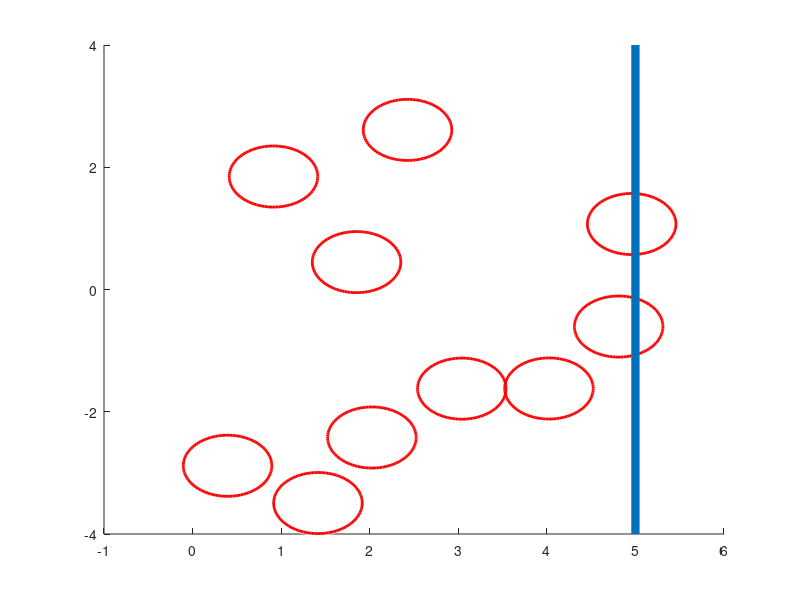

This chart was generated by the following MATLAB code: (Note: this script raises an error after producing the figure.)
%% save the entry from the 

%%% pole generator
%%%%%%%%%%%%%%%%%%%%%%%%%%%%%%%%%%%
area = [0,5; -4,4]; % first row x-boundaries, second row y-boundaries
%%
nPoles = 10;
poles = zeros(2,nPoles);
poles(1, :) = rand(1, nPoles)*diff(area(1,:)) + area(1,1);
poles(2, :) = rand(1, nPoles)*diff(area(2,:)) + area(2,1);

%
polesTooClose = 1;

closenessTresh = 0.8;
while polesTooClose
    D = squareform(pdist(poles'));
    linIdx = find(triu(D,1) < closenessTresh & triu(D,1) >0);
    if isempty(linIdx)
        polesTooClose = 0;
        continue
    end
    %poles(:, probPoleIdx) = [];
    [probPoleIdx, ~] = ind2sub(size(D), linIdx);
    nNewPoles = numel(probPoleIdx);
    poles(1, probPoleIdx) = rand(1, nNewPoles)*diff(area(1,:)) + area(1,1);
    poles(2, probPoleIdx) = rand(1, nNewPoles)*diff(area(2,:)) + area(2,1);
end

%%
r = 0.5;
figure(1); clf;
viscircles(poles', r*ones(1,length(poles)))
hold on
targetLine = plot(area(1,[2,2]), area(2,:), 'LineWidth',6);
targetLine.Color(4) = 0.5;
%plot(poles(1,:), poles(2,:), 'o')
axis equal
xlim(area(1,:)+[0,1])
ylim(area(2,:))

%lineSeg = [1,1; 3.8,0];

lineSeg(1, :) = rand(1, 2)*diff(area(1,:)) + area(1,1);
lineSeg(2, :) = rand(1, 2)*diff(area(2,:)) + area(2,1);

plot(lineSeg(:,1), lineSeg(:,2), 'LineWidth', 4)
% %%%%%%%%%%%%
%%% collision test
%%%%%%%%%%%%%%%%%%%%%%%%%%%%%%%%%%%%%%%%%%%%%%
% assume poles in (2,n)
d = diff(lineSeg,1,1);
f = lineSeg(1,:) - poles';

a = d*d'; % length 1 (line segment)
b = 2*sum(f .* d, 2); % length n
c = sum(f.^2,2)-r^2; % length n

discriminant = b.^2 - 4*a*c;

potCollision = discriminant > 0;


%
% TODO: possibly refactor, default to collision, for sake of safety, and
% only change to 0?
if ~any(potCollision)
    collision = 0;
    disp('here')
else
    discriminant = sqrt(discriminant);
    t1 = (-b(potCollision) - discriminant(potCollision))/(2*a);
    t2 = (-b(potCollision) + discriminant(potCollision))/(2*a);
    % 3x HIT cases:
    %          -o->             --|-->  |            |  --|->
    % Impale(t1 hit,t2 hit), Poke(t1 hit,t2>1), ExitWound(t1<0, t2 hit)
    % (hit between 0, 1)
    if any((t1 >= 0 & t1 <= 1) | (t2 >= 0 & t2 <= 1))
        % first check tests impale, poke, second checks exit wound
        collision = 1;
    else
        collision = 0;  
    end
end
collision
% testing
t1 = (-b(potCollision) - discriminant(potCollision))/(2*a);
t2 = (-b(potCollision) + discriminant(potCollision))/(2*a);
idx = (t1 >= 0 & t1 <= 1) | (t2 >= 0 & t2 <= 1);

colPoles = poles(:, potCollision);

plot(colPoles(1, idx), colPoles(2, idx), 'x');

%% %%%%%%%%%%%%%%%%%%%%%%%%%%%%%%%%%%%%%
% route planning
%%%%%%%%%%%%%%%%%%%%%%%%%
%%%%%%%%%%%%%%%%%%%%%%%%%%
state = [0,0,0];
rPlan = plan(state, area);
%
tic
rPlan.buildTreeStar(poles);
toc
%%
tic
rPlan.Astar([2, -1, 0])
toc
%%
%
%
figure(4); clf;
viscircles(poles', rPlan.radius*ones(1,length(poles)));
hold on
targetLine = plot(area(1,[2,2]), area(2,:), 'LineWidth',6);
targetLine.Color(4) = 0.5;
%plot(poles(1,:), poles(2,:), 'o')
axis equal
xlim(area(1,:)+[0,1])
ylim(area(2,:))

scatter(rPlan.tree.points(:,1), rPlan.tree.points(:,2), 10, 'filled');
[I,J] = ind2sub(size(rPlan.tree.adj), find(triu(rPlan.tree.adj,1)));
x = [rPlan.tree.points(I, 1)'; rPlan.tree.points(J,1)'];
y = [rPlan.tree.points(I, 2)'; rPlan.tree.points(J,2)'];
line(x, y, 'Color', [0.4 0.4 0.4 0.4]);
plot(rPlan.target.coords(1), rPlan.target.coords(2), 'o')

%
srcidx = rPlan.path(1:end-1);
tgtidx = rPlan.path(2:end);
x = [rPlan.tree.points(srcidx, 1)'; rPlan.tree.points(tgtidx,1)'];
y = [rPlan.tree.points(srcidx, 2)'; rPlan.tree.points(tgtidx,2)'];
line(x, y, 'Color', [0.4 0.4 0.4 1], 'LineWidth', 3);

%%


%%
% write a thing robot integration, while loop with long pause, 
% grabbing stuff from sensors, 
% run slam
% run planner
% display poles, tree (faint), and path, and robot as point
% display robot and poles, maybe with confidence circle?, lidar bits
% display images,

% simple controller test, give single goal, with time limit for how long
% the signal is non-zero
%% %%%%%%%%%%%%%%%%%%%%%%%%
% wheel odom tests
%%%%%%%%%%%%%%%%%%%%%%%%%%%%%%%%%%%%%%%%%%%%%%%%%%%
n = 10;
-wheel_od{n}.destination_timestamp+ wheel_od{n}.source_timestamp
%%
for i = 1:5
wheel(i)=wheel_od{i}
end

%%
bufferLength = 10;

i = mod(counter, buggerLength);
wheel_str(i) = getodom()% whatever

odomIdx = interp1([wheel_str.source_timestamp], 1:10, scan.timestamp, 'nearest');
 
